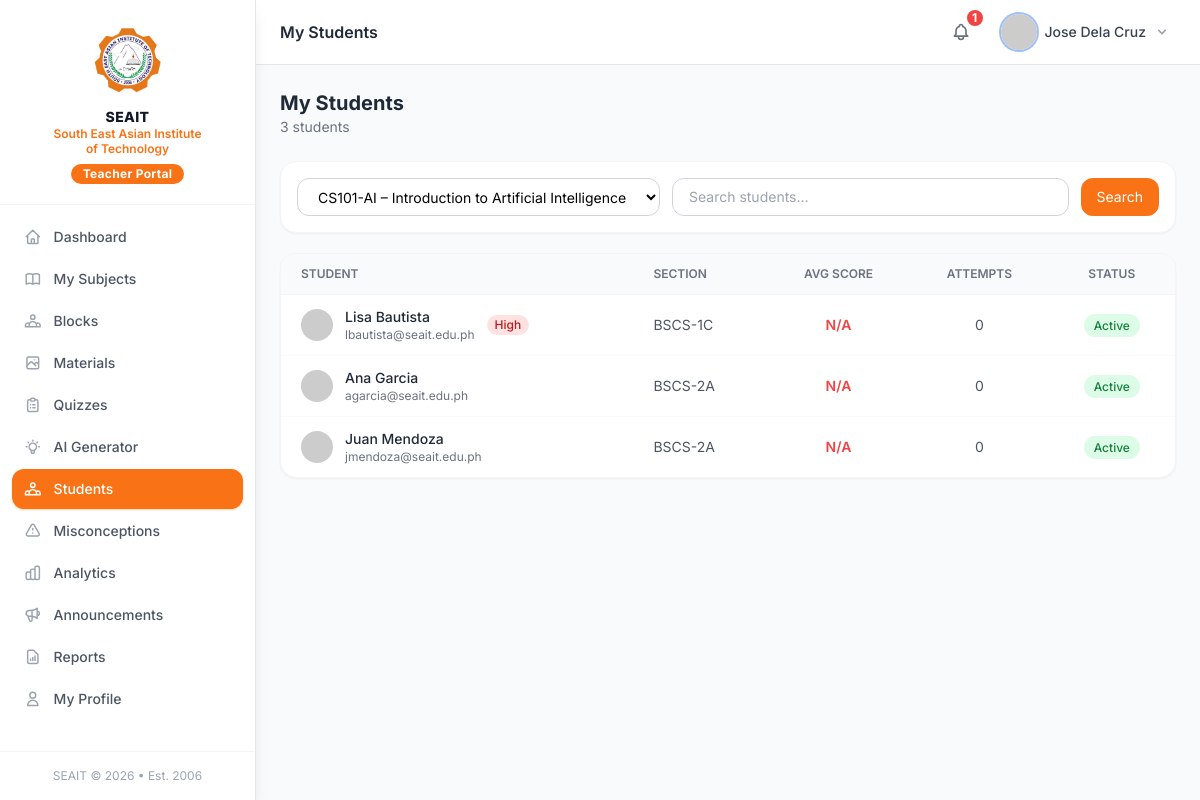
The app's page /modules/teacher/students.php (signed in) with its own data.
### tables this page shows
CREATE TABLE students (
    id              INT UNSIGNED AUTO_INCREMENT PRIMARY KEY,
    user_id         INT UNSIGNED NOT NULL UNIQUE,
    department_id   INT UNSIGNED DEFAULT NULL,
    student_id      VARCHAR(30)  DEFAULT NULL UNIQUE,
    year_level      TINYINT UNSIGNED DEFAULT 1,
    section         VARCHAR(20)  DEFAULT NULL,
    birth_date      DATE         DEFAULT NULL,
    phone           VARCHAR(20)  DEFAULT NULL,
    address         TEXT         DEFAULT NULL,
    created_at      DATETIME     NOT NULL DEFAULT CURRENT_TIMESTAMP,
    updated_at      DATETIME     NOT NULL DEFAULT CURRENT_TIMESTAMP ON UPDATE CURRENT_TIMESTAMP,
    FOREIGN KEY (user_id)       REFERENCES users(id)       ON DELETE CASCADE,
    FOREIGN KEY (department_id) REFERENCES departments(id) ON DELETE SET NULL,
    INDEX idx_department (department_id),
    INDEX idx_year_level (year_level)
);

CREATE TABLE users (
    id          INT UNSIGNED AUTO_INCREMENT PRIMARY KEY,
    username    VARCHAR(50)  NOT NULL UNIQUE,
    email       VARCHAR(150) NOT NULL UNIQUE,
    password    VARCHAR(255) NOT NULL,
    role        ENUM('admin','teacher','student') NOT NULL DEFAULT 'student',
    first_name  VARCHAR(80)  NOT NULL,
    last_name   VARCHAR(80)  NOT NULL,
    avatar      VARCHAR(255) DEFAULT NULL,
    is_active   TINYINT(1)   NOT NULL DEFAULT 1,
    remember_token VARCHAR(100) DEFAULT NULL,
    last_login  DATETIME     DEFAULT NULL,
    created_at  DATETIME     NOT NULL DEFAULT CURRENT_TIMESTAMP,
    updated_at  DATETIME     NOT NULL DEFAULT CURRENT_TIMESTAMP ON UPDATE CURRENT_TIMESTAMP,
    INDEX idx_role       (role),
    INDEX idx_is_active  (is_active),
    INDEX idx_email      (email)
);

CREATE TABLE at_risk_students (
    id              INT UNSIGNED AUTO_INCREMENT PRIMARY KEY,
    student_id      INT UNSIGNED NOT NULL,
    course_id       INT UNSIGNED NOT NULL,
    risk_level      ENUM('low','medium','high') NOT NULL DEFAULT 'low',
    risk_score      TINYINT UNSIGNED NOT NULL DEFAULT 0 COMMENT '0-100',
    indicators      JSON         DEFAULT NULL COMMENT 'Array of risk factor strings',
    weak_topics     JSON         DEFAULT NULL COMMENT 'Array of topic names',
    suggested_intervention TEXT  DEFAULT NULL,
    is_resolved     TINYINT(1)   NOT NULL DEFAULT 0,
    flagged_at      DATETIME     NOT NULL DEFAULT CURRENT_TIMESTAMP,
    resolved_at     DATETIME     DEFAULT NULL,
    FOREIGN KEY (student_id) REFERENCES students(id) ON DELETE CASCADE,
    FOREIGN KEY (course_id)  REFERENCES courses(id)  ON DELETE CASCADE,
    UNIQUE KEY uk_risk (student_id, course_id),
    INDEX idx_risk_level (risk_level),
    INDEX idx_resolved   (is_resolved)
);

### core/Auth.php (called while the page is built, shortened)
<?php
class Auth
{
    public static function id(): ?int
    {
        return $_SESSION['user_id'] ?? null;
    }
}

### core/Database.php (called while the page is built, shortened)
<?php
class Database
{
    private static ?PDO $instance = null;
    public static function getInstance(): PDO
    {
        if (self::$instance === null) {
            $dsn = sprintf(
                'mysql:host=%s;port=%s;dbname=%s;charset=%s',
                DB_HOST, DB_PORT, DB_NAME, DB_CHARSET
            );
            $options = [
                PDO::ATTR_ERRMODE            => PDO::ERRMODE_EXCEPTION,
                PDO::ATTR_DEFAULT_FETCH_MODE => PDO::FETCH_ASSOC,
                PDO::ATTR_EMULATE_PREPARES   => false,
                PDO::MYSQL_ATTR_INIT_COMMAND => "SET NAMES utf8mb4 COLLATE utf8mb4_unicode_ci",
            ];
            try {
                self::$instance = new PDO($dsn, DB_USER, DB_PASS, $options);
            } catch (PDOException $e) {
                if (APP_DEBUG) {
                    die('Database connection failed: ' . $e->getMessage());
                }
                die('A database error occurred. Please try again later.');
            }
        }
        return self::$instance;
    }
    public static function query(string $sql, array $params = []): PDOStatement
    {
        $stmt = self::getInstance()->prepare($sql);
        $stmt->execute($params);
        return $stmt;
    }
    public static function fetchOne(string $sql, array $params = []): ?array
    {
        $row = self::query($sql, $params)->fetch();
        return $row ?: null;
    }
    public static function fetchAll(string $sql, array $params = []): array
    {
        return self::query($sql, $params)->fetchAll();
    }
}

### core/Helpers.php (called while the page is built, shortened)
<?php
function e(mixed $value): string
{
    return htmlspecialchars((string) $value, ENT_QUOTES | ENT_HTML5, 'UTF-8');
}
function sanitize(mixed $input): string
{
    return trim(htmlspecialchars(strip_tags((string) $input), ENT_QUOTES | ENT_HTML5, 'UTF-8'));
}
function getStr(string $key, string $default = ''): string
{
    return sanitize($_GET[$key] ?? $default);
}
function getInt(string $key, int $default = 0): int
{
    return (int) ($_GET[$key] ?? $default);
}
function paginate(int $totalRows, int $currentPage, int $perPage = ROWS_PER_PAGE): array
{
    $totalPages = max(1, (int) ceil($totalRows / $perPage));
    $currentPage = max(1, min($currentPage, $totalPages));
    $offset = ($currentPage - 1) * $perPage;
    return [
        'total'       => $totalRows,
        'per_page'    => $perPage,
        'current'     => $currentPage,
        'total_pages' => $totalPages,
        'offset'      => $offset,
        'has_prev'    => $currentPage > 1,
        'has_next'    => $currentPage < $totalPages,
    ];
}
function riskBadgeClass(string $level): string
{
    return match ($level) {
        'high'   => 'bg-red-100 text-red-700',
        'medium' => 'bg-yellow-100 text-yellow-700',
        'low'    => 'bg-green-100 text-green-700',
        default  => 'bg-gray-100 text-gray-600',
    };
}
function masteryColor(int $pct): string
{
    return match (true) {
        $pct >= 80 => 'text-green-600',
        $pct >= 60 => 'text-blue-600',
        $pct >= 40 => 'text-yellow-600',
        default    => 'text-red-500',
    };
}
function getTeacherProfile(int $userId): ?array
{
    return Database::fetchOne(
        "SELECT t.*, u.first_name, u.last_name, u.email, u.avatar
         FROM teachers t JOIN users u ON u.id = t.user_id
         WHERE u.id = ? LIMIT 1",
        [$userId]
    );
}

### modules/teacher/students.php (the view, shortened to what this page needs)
<?php
$teacher   = getTeacherProfile(Auth::id());
$tid       = (int)$teacher['id'];
$courseId = getInt('course_id');
$search   = getStr('search');
$page     = getInt('page', 1);
$courses  = Database::fetchAll("SELECT id,title,code FROM courses WHERE teacher_id=? AND is_active=1 ORDER BY title",[$tid]);
if (!$courseId && !empty($courses)) $courseId = (int)$courses[0]['id'];
$where  = "WHERE c.teacher_id=? AND e.status='active'";
$params = [$tid];
if ($courseId) { $where .= " AND c.id=?"; $params[] = $courseId; }
$total = Database::fetchOne(
    "SELECT COUNT(DISTINCT s.id) c FROM students s JOIN enrollments e ON e.student_id=s.id JOIN courses c ON c.id=e.course_id JOIN users u ON u.id=s.user_id {$where}",$params)['c'];
$pag   = paginate($total, $page);
$students = Database::fetchAll(
    "SELECT DISTINCT s.id, u.first_name, u.last_name, u.email, u.avatar, u.is_active,
            s.student_id AS sid, s.year_level, s.section,
            ROUND(AVG(qa.percentage),1) avg_score,
            COUNT(DISTINCT qa.id) attempts
     FROM students s
     JOIN users u ON u.id=s.user_id
     JOIN enrollments e ON e.student_id=s.id
     JOIN courses c ON c.id=e.course_id
     LEFT JOIN quiz_attempts qa ON qa.student_id=s.id AND qa.status='completed'
     {$where}
     GROUP BY s.id
     ORDER BY u.last_name, u.first_name
     LIMIT {$pag['per_page']} OFFSET {$pag['offset']}",$params
);
?>
<!DOCTYPE html>
<html lang="en">
<head><?php include __DIR__ . '/../../includes/components/head.php'; ?></head>
<body class="bg-gray-50 min-h-screen">
<?php include __DIR__ . '/../../includes/components/sidebar_teacher.php'; ?>
<div class="md:ml-64 flex flex-col min-h-screen">
<?php include __DIR__ . '/../../includes/components/topbar.php'; ?>
<main class="flex-1 p-4 md:p-6 fade-in">
<div class="flex items-center justify-between mb-6">
    <div>
        <h2 class="text-xl font-bold text-gray-800">My Students</h2>
        <p class="text-sm text-gray-500"><?= $total ?> students</p>
    </div>
</div>
<div class="bg-white rounded-2xl p-4 shadow-sm border border-gray-100 mb-5">
    <form method="GET" class="flex flex-col sm:flex-row gap-3">
        <select name="course_id" class="px-4 py-2 rounded-xl border border-gray-300 text-sm focus:outline-none focus:ring-2 focus:ring-orange-400 bg-white" onchange="this.form.submit()">
            <?php foreach ($courses as $c): ?>
            <option value="<?= $c['id'] ?>" <?= $courseId==$c['id']?'selected':''?>><?= e($c['code'].' – '.$c['title']) ?></option>
            <?php endforeach; ?>
        </select>
        <input type="text" name="search" value="<?= e($search) ?>" placeholder="Search students…"
               class="flex-1 px-4 py-2 rounded-xl border border-gray-300 text-sm focus:outline-none focus:ring-2 focus:ring-orange-400">
        <button type="submit" class="px-4 py-2 bg-orange-500 text-white text-sm rounded-xl hover:bg-orange-600">Search</button>
    </form>
</div>
<div class="bg-white rounded-2xl shadow-sm border border-gray-100 overflow-hidden">
    <div class="overflow-x-auto">
        <table class="w-full text-sm">
            <thead class="bg-gray-50 border-b border-gray-100">
                <tr>
                    <th class="px-5 py-3 text-left text-xs font-semibold text-gray-500 uppercase">Student</th>
                    <th class="px-5 py-3 text-left text-xs font-semibold text-gray-500 uppercase hidden md:table-cell">Section</th>
                    <th class="px-5 py-3 text-center text-xs font-semibold text-gray-500 uppercase">Avg Score</th>
                    <th class="px-5 py-3 text-center text-xs font-semibold text-gray-500 uppercase">Attempts</th>
                    <th class="px-5 py-3 text-center text-xs font-semibold text-gray-500 uppercase hidden lg:table-cell">Status</th>
                </tr>
            </thead>
            <tbody class="divide-y divide-gray-50">
            <?php foreach ($students as $s):
                $avatar = $s['avatar'] ? BASE_URL.'/'.$s['avatar'] : 'https://ui-avatars.com/api/?name='.urlencode($s['first_name'].' '.$s['last_name']).'&background=8b5cf6&color=fff&size=40';
                $risk   = Database::fetchOne("SELECT risk_level FROM at_risk_students WHERE student_id=? AND course_id=? AND is_resolved=0 LIMIT 1",[$s['id'],$courseId]);
            ?>
            <tr class="hover:bg-gray-50">
                <td class="px-5 py-3">
                    <div class="flex items-center gap-3">
                        <img src="<?= e($avatar) ?>" class="w-8 h-8 rounded-full object-cover" alt="">
                        <div>
                            <p class="font-medium text-gray-800"><?= e($s['first_name'].' '.$s['last_name']) ?></p>
                            <p class="text-xs text-gray-500"><?= e($s['email']) ?></p>
                        </div>
                        <?php if ($risk): ?>
                        <span class="px-2 py-0.5 rounded-full text-xs font-medium <?= riskBadgeClass($risk['risk_level']) ?>"><?= ucfirst($risk['risk_level']) ?></span>
                        <?php endif; ?>
                    </div>
                </td>
                <td class="px-5 py-3 text-gray-600 hidden md:table-cell"><?= e($s['section'] ?? '—') ?></td>
                <td class="px-5 py-3 text-center font-semibold <?= masteryColor((int)($s['avg_score']??0)) ?>">
                    <?= $s['avg_score'] ?? 'N/A' ?>
                </td>
                <td class="px-5 py-3 text-center text-gray-600"><?= $s['attempts'] ?></td>
                <td class="px-5 py-3 text-center hidden lg:table-cell">
                    <span class="px-2.5 py-1 rounded-full text-xs font-medium <?= $s['is_active']?'bg-green-100 text-green-700':'bg-red-100 text-red-600' ?>">
                        <?= $s['is_active']?'Active':'Inactive' ?>
                    </span>
                </td>
            </tr>
            <?php endforeach; ?>
            </tbody>
        </table>
    </div>
</div>
</main>
</div>
</body>
</html>

### includes/components/head.php (style rules this page uses)
body { font-family: 'Inter', system-ui, sans-serif; }
.fade-in { animation: fadeIn .25s ease-in-out; }

### records on screen
students: user.last_name "Lisa Bautista", user.email "lbautista@seait.edu.ph", at_risk_students.risk_level "High", section "BSCS-1C", avg_score "N/A", attempts "0"
students: user.last_name "Ana Garcia", user.email "agarcia@seait.edu.ph", section "BSCS-2A", avg_score "N/A", attempts "0"
students: user.last_name "Juan Mendoza", user.email "jmendoza@seait.edu.ph", section "BSCS-2A", avg_score "N/A", attempts "0"

### other values on screen
$item['label'] "Dashboard"
$item['label'] "My Subjects"
$item['label'] "Blocks"
$item['label'] "Materials"
$item['label'] "Quizzes"
$item['label'] "AI Generator"
$item['label'] "Students"
$item['label'] "Misconceptions"
$item['label'] "Analytics"
$item['label'] "Announcements"
$item['label'] "Reports"
$item['label'] "My Profile"
$pageTitle "My Students"
$notifCount "1"
$userName "Jose Dela Cruz"
